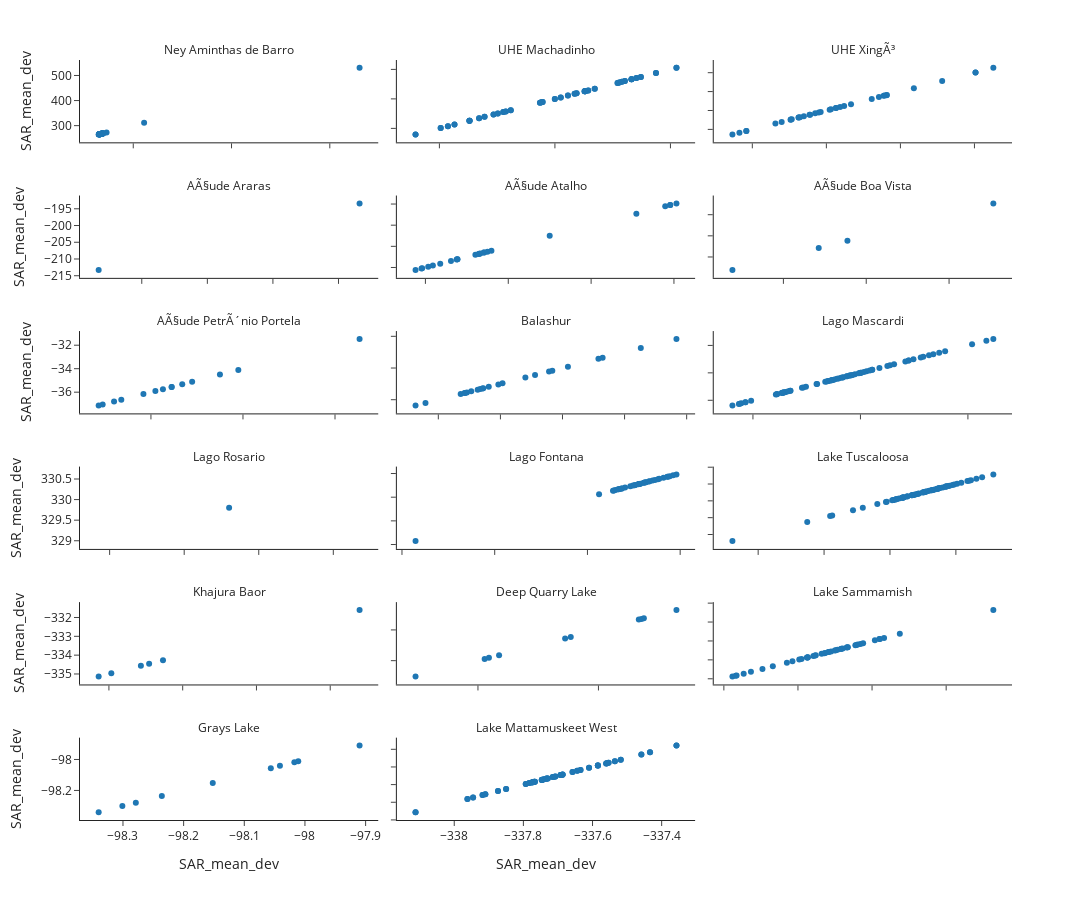

Notebook code cell kept with this figure:
### Code cell
df=df_lake_final.copy()
df['SAR_mean_dev']=df['height_k_median']-df['height_k_median'].mean()
df['LRM_mean_dev']=df['height']-df['height'].mean()
x_fd='SAR_mean_dev'
y_fd='SAR_mean_dev'
facet='lake_name_k_first'
# color='height_count'
fig = px.scatter(df, x=x_fd, y=y_fd, 
                 facet_col=facet,facet_col_wrap=3,
                 template="simple_white", width=1200, height=900)
# fig.update_traces(marker=dict(size=5,color='#661666'))
fig.update_xaxes(matches=None)
fig.update_yaxes(matches=None)

fig.for_each_annotation(lambda a: a.update(text=a.text.split("=")[-1]))
fig.show()
del df

### Figure 1 — Plotly figure (JSON) as saved in the notebook; plotly's stock layout.template omitted (floating-point values rounded to 4 significant figures)
{"data": [{"hovertemplate": "lake_name_k_first=Ney Aminthas de Barro<br>SAR_mean_dev=%{y}<extra></extra>", "legendgroup": "", "marker": {"color": "#1F77B4", "symbol": "circle"}, "mode": "markers", "name": "", "orientation": "v", "showlegend": false, "type": "scatter", "x": [269.5, 266.8, 530.3, 268.6, 267.0, 268.0, 265.4, 269.1, 266.2, 268.3, 268.2, 267.6, 268.7, 266.4, 265.6, 269.0, 266.2, 265.5, 266.1, 267.7, 267.4, 267.5, 268.2, 267.9, 265.8, 266.0, 265.5, 266.1, 266.1, 265.3, 265.4, 265.3, 265.0, 265.8, 265.7, 266.2, 266.4, 272.8, 265.2, 264.8, 265.6, 266.1, 267.9, 268.0, 268.2, 267.6, 268.2, 266.7, 265.2, 268.9, 311.1, 266.2], "xaxis": "x16", "y": [269.5, 266.8, 530.3, 268.6, 267.0, 268.0, 265.4, 269.1, 266.2, 268.3, 268.2, 267.6, 268.7, 266.4, 265.6, 269.0, 266.2, 265.5, 266.1, 267.7, 267.4, 267.5, 268.2, 267.9, 265.8, 266.0, 265.5, 266.1, 266.1, 265.3, 265.4, 265.3, 265.0, 265.8, 265.7, 266.2, 266.4, 272.8, 265.2, 264.8, 265.6, 266.1, 267.9, 268.0, 268.2, 267.6, 268.2, 266.7, 265.2, 268.9, 311.1, 266.2], "yaxis": "y16"}, {"hovertemplate": "lake_name_k_first=UHE Machadinho<br>SAR_mean_dev=%{y}<extra></extra>", "legendgroup": "", "marker": {"color": "#1F77B4", "symbol": "circle"}, "mode": "markers", "name": "", "orientation": "v", "showlegend": false, "type": "scatter", "x": [140.3, 140.3, 136.4, 136.4, 138.3, 138.3, 138.5, 138.5, 135.9, 135.9, 132.8, 132.8, 131.3, 131.3, 131.3, 131.3, 136.3, 136.3, 135.6, 135.6, 130.7, 130.7, 129.0, 129.0, 138.7, 138.7, 131.7, 131.7, 132.0, 132.0, 135.0, 135.0, 136.3, 136.3, 134.5, 134.5, 133.1, 133.1, 135.9, 135.9, 132.3, 132.3, 130.4, 130.4, 130.1, 130.1, 132.5, 132.5, 138.0, 138.0, 136.7, 136.7, 137.8, 137.8, 134.4, 134.4, 132.9, 132.9, 136.3, 136.3, 137.7, 137.7, 134.4, 134.4, 135.3, 135.3, 137.9, 137.9, 139.4, 139.4, 138.3, 138.3], "xaxis": "x17", "y": [140.3, 140.3, 136.4, 136.4, 138.3, 138.3, 138.5, 138.5, 135.9, 135.9, 132.8, 132.8, 131.3, 131.3, 131.3, 131.3, 136.3, 136.3, 135.6, 135.6, 130.7, 130.7, 129.0, 129.0, 138.7, 138.7, 131.7, 131.7, 132.0, 132.0, 135.0, 135.0, 136.3, 136.3, 134.5, 134.5, 133.1, 133.1, 135.9, 135.9, 132.3, 132.3, 130.4, 130.4, 130.1, 130.1, 132.5, 132.5, 138.0, 138.0, 136.7, 136.7, 137.8, 137.8, 134.4, 134.4, 132.9, 132.9, 136.3, 136.3, 137.7, 137.7, 134.4, 134.4, 135.3, 135.3, 137.9, 137.9, 139.4, 139.4, 138.3, 138.3], "yaxis": "y17"}, {"hovertemplate": "lake_name_k_first=UHE XingÃ³<br>SAR_mean_dev=%{y}<extra></extra>", "legendgroup": "", "marker": {"color": "#1F77B4", "symbol": "circle"}, "mode": "markers", "name": "", "orientation": "v", "showlegend": false, "type": "scatter", "x": [-200.2, -200.3, -200.3, -200.3, -199.7, -200.2, -200.4, -200.3, -200.4, -200.3, -200.0, -200.0, -200.0, -200.3, -199.8, -200.2, -200.2, -200.3, -200.0, -200.1, -200.2, -200.2, -200.5, -199.8, -200.0, -199.9, -200.1, -200.3, -200.4, -200.2, -200.3, -200.1, -200.2, -200.2, -200.2, -200.2], "xaxis": "x18", "y": [-200.2, -200.3, -200.3, -200.3, -199.7, -200.2, -200.4, -200.3, -200.4, -200.3, -200.0, -200.0, -200.0, -200.3, -199.8, -200.2, -200.2, -200.3, -200.0, -200.1, -200.2, -200.2, -200.5, -199.8, -200.0, -199.9, -200.1, -200.3, -200.4, -200.2, -200.3, -200.1, -200.2, -200.2, -200.2, -200.2], "yaxis": "y18"}, {"hovertemplate": "lake_name_k_first=AÃ§ude Araras<br>SAR_mean_dev=%{y}<extra></extra>", "legendgroup": "", "marker": {"color": "#1F77B4", "symbol": "circle"}, "mode": "markers", "name": "", "orientation": "v", "showlegend": false, "type": "scatter", "x": [-193.4, -213.3], "xaxis": "x13", "y": [-193.4, -213.3], "yaxis": "y13"}, {"hovertemplate": "lake_name_k_first=AÃ§ude Atalho<br>SAR_mean_dev=%{y}<extra></extra>", "legendgroup": "", "marker": {"color": "#1F77B4", "symbol": "circle"}, "mode": "markers", "name": "", "orientation": "v", "showlegend": false, "type": "scatter", "x": [69.8, 69.4, 71.94, 71.89, 71.92, 71.54, 70.45, 70.17, 69.76, 70.89, 73.21, 73.31, 73.55, 73.52, 73.75, 73.25, 84.78, 85.15, 84.77, 84.47, 82.73, 77.5, 73.98, 73.02], "xaxis": "x14", "y": [69.8, 69.4, 71.94, 71.89, 71.92, 71.54, 70.45, 70.17, 69.76, 70.89, 73.21, 73.31, 73.55, 73.52, 73.75, 73.25, 84.78, 85.15, 84.77, 84.47, 82.73, 77.5, 73.98, 73.02], "yaxis": "y14"}, {"hovertemplate": "lake_name_k_first=AÃ§ude Boa Vista<br>SAR_mean_dev=%{y}<extra></extra>", "legendgroup": "", "marker": {"color": "#1F77B4", "symbol": "circle"}, "mode": "markers", "name": "", "orientation": "v", "showlegend": false, "type": "scatter", "x": [93.86, 86.92, 92.13, 102.7], "xaxis": "x15", "y": [93.86, 86.92, 92.13, 102.7], "yaxis": "y15"}, {"hovertemplate": "lake_name_k_first=AÃ§ude PetrÃ´nio Portela<br>SAR_mean_dev=%{y}<extra></extra>", "legendgroup": "", "marker": {"color": "#1F77B4", "symbol": "circle"}, "mode": "markers", "name": "", "orientation": "v", "showlegend": false, "type": "scatter", "x": [-35.55, -36.16, -31.47, -36.8, -37.05, -37.14, -34.5, -34.1, -35.1, -35.32, -35.55, -35.74, -35.9, -36.64], "xaxis": "x10", "y": [-35.55, -36.16, -31.47, -36.8, -37.05, -37.14, -34.5, -34.1, -35.1, -35.32, -35.55, -35.74, -35.9, -36.64], "yaxis": "y10"}, {"hovertemplate": "lake_name_k_first=Balashur<br>SAR_mean_dev=%{y}<extra></extra>", "legendgroup": "", "marker": {"color": "#1F77B4", "symbol": "circle"}, "mode": "markers", "name": "", "orientation": "v", "showlegend": false, "type": "scatter", "x": [-333.9, -334.6, -335.2, -335.4, -335.5, -335.6, -335.3, -335.0, -334.2, -332.7, -332.2, -333.4, -334.4, -335.3, -335.5, -335.3, -335.6, -335.6, -336.4, -336.2, -335.0, -334.2, -333.4], "xaxis": "x11", "y": [-333.9, -334.6, -335.2, -335.4, -335.5, -335.6, -335.3, -335.0, -334.2, -332.7, -332.2, -333.4, -334.4, -335.3, -335.5, -335.3, -335.6, -335.6, -336.4, -336.2, -335.0, -334.2, -333.4], "yaxis": "y11"}, {"hovertemplate": "lake_name_k_first=Lago Mascardi<br>SAR_mean_dev=%{y}<extra></extra>", "legendgroup": "", "marker": {"color": "#1F77B4", "symbol": "circle"}, "mode": "markers", "name": "", "orientation": "v", "showlegend": false, "type": "scatter", "x": [465.9, 466.0, 465.9, 466.1, 466.3, 466.4, 466.6, 466.6, 466.4, 466.4, 466.2, 466.0, 466.3, 466.2, 466.5, 466.5, 466.8, 466.4, 466.7, 467.0, 466.8, 466.7, 466.1, 466.1, 466.2, 466.5, 466.4, 466.1, 466.9, 466.7, 466.4, 466.7, 467.1, 467.1, 466.6, 466.3, 466.2, 466.2, 465.9, 466.4, 466.4, 466.4, 466.6, 466.1, 466.4, 466.6, 466.9, 466.4, 466.5, 466.4, 466.1, 466.1, 466.1, 466.7, 466.5, 466.5, 466.5, 466.4, 466.8, 466.8, 466.4, 466.3, 466.2, 466.0, 465.9, 466.1, 466.5, 466.5, 466.2, 466.4, 466.5, 466.5], "xaxis": "x12", "y": [465.9, 466.0, 465.9, 466.1, 466.3, 466.4, 466.6, 466.6, 466.4, 466.4, 466.2, 466.0, 466.3, 466.2, 466.5, 466.5, 466.8, 466.4, 466.7, 467.0, 466.8, 466.7, 466.1, 466.1, 466.2, 466.5, 466.4, 466.1, 466.9, 466.7, 466.4, 466.7, 467.1, 467.1, 466.6, 466.3, 466.2, 466.2, 465.9, 466.4, 466.4, 466.4, 466.6, 466.1, 466.4, 466.6, 466.9, 466.4, 466.5, 466.4, 466.1, 466.1, 466.1, 466.7, 466.5, 466.5, 466.5, 466.4, 466.8, 466.8, 466.4, 466.3, 466.2, 466.0, 465.9, 466.1, 466.5, 466.5, 466.2, 466.4, 466.5, 466.5], "yaxis": "y12"}, {"hovertemplate": "lake_name_k_first=Lago Rosario<br>SAR_mean_dev=%{y}<extra></extra>", "legendgroup": "", "marker": {"color": "#1F77B4", "symbol": "circle"}, "mode": "markers", "name": "", "orientation": "v", "showlegend": false, "type": "scatter", "x": [329.8], "xaxis": "x7", "y": [329.8], "yaxis": "y7"}, {"hovertemplate": "lake_name_k_first=Lago Fontana<br>SAR_mean_dev=%{y}<extra></extra>", "legendgroup": "", "marker": {"color": "#1F77B4", "symbol": "circle"}, "mode": "markers", "name": "", "orientation": "v", "showlegend": false, "type": "scatter", "x": [586.9, 586.6, 586.4, 586.3, 586.3, 586.3, 586.5, 586.6, 586.3, 586.6, 586.6, 586.7, 586.8, 587.0, 586.9, 586.7, 586.5, 586.4, 584.1, 586.6, 586.9, 586.7, 586.5, 586.5, 586.6, 586.8, 586.9, 586.7, 586.6, 586.5, 586.4, 586.3, 586.1, 586.3, 586.8, 586.6], "xaxis": "x8", "y": [586.9, 586.6, 586.4, 586.3, 586.3, 586.3, 586.5, 586.6, 586.3, 586.6, 586.6, 586.7, 586.8, 587.0, 586.9, 586.7, 586.5, 586.4, 584.1, 586.6, 586.9, 586.7, 586.5, 586.5, 586.6, 586.8, 586.9, 586.7, 586.6, 586.5, 586.4, 586.3, 586.1, 586.3, 586.8, 586.6], "yaxis": "y8"}, {"hovertemplate": "lake_name_k_first=Lake Tuscaloosa<br>SAR_mean_dev=%{y}<extra></extra>", "legendgroup": "", "marker": {"color": "#1F77B4", "symbol": "circle"}, "mode": "markers", "name": "", "orientation": "v", "showlegend": false, "type": "scatter", "x": [-269.2, -269.8, -269.8, -270.0, -269.9, -269.7, -270.4, -270.6, -270.3, -269.8, -269.7, -269.9, -269.7, -270.0, -269.4, -269.8, -269.6, -269.7, -269.6, -270.0, -269.6, -270.0, -269.5, -269.7, -269.4, -269.7, -269.6, -269.9, -269.9, -269.8, -269.8, -270.1, -270.5, -269.9, -269.5, -269.7, -269.3, -269.7, -269.6, -269.6, -269.7, -269.8, -269.9, -270.0, -270.2, -269.6, -269.5, -269.5, -269.4, -269.6, -271.2, -269.7, -269.6, -269.7, -269.9, -270.0, -270.0, -269.8, -269.9, -269.8, -269.6, -269.3, -269.6, -269.9, -269.7, -270.0, -269.5, -269.8, -269.6], "xaxis": "x9", "y": [-269.2, -269.8, -269.8, -270.0, -269.9, -269.7, -270.4, -270.6, -270.3, -269.8, -269.7, -269.9, -269.7, -270.0, -269.4, -269.8, -269.6, -269.7, -269.6, -270.0, -269.6, -270.0, -269.5, -269.7, -269.4, -269.7, -269.6, -269.9, -269.9, -269.8, -269.8, -270.1, -270.5, -269.9, -269.5, -269.7, -269.3, -269.7, -269.6, -269.6, -269.7, -269.8, -269.9, -270.0, -270.2, -269.6, -269.5, -269.5, -269.4, -269.6, -271.2, -269.7, -269.6, -269.7, -269.9, -270.0, -270.0, -269.8, -269.9, -269.8, -269.6, -269.3, -269.6, -269.9, -269.7, -270.0, -269.5, -269.8, -269.6], "yaxis": "y9"}, {"hovertemplate": "lake_name_k_first=Khajura Baor<br>SAR_mean_dev=%{y}<extra></extra>", "legendgroup": "", "marker": {"color": "#1F77B4", "symbol": "circle"}, "mode": "markers", "name": "", "orientation": "v", "showlegend": false, "type": "scatter", "x": [-331.6, -334.3, -335.0, -334.6, -335.1, -334.5], "xaxis": "x4", "y": [-331.6, -334.3, -335.0, -334.6, -335.1, -334.5], "yaxis": "y4"}, {"hovertemplate": "lake_name_k_first=Deep Quarry Lake<br>SAR_mean_dev=%{y}<extra></extra>", "legendgroup": "", "marker": {"color": "#1F77B4", "symbol": "circle"}, "mode": "markers", "name": "", "orientation": "v", "showlegend": false, "type": "scatter", "x": [-114.3, -114.6, -114.3, -115.0, -114.3, -114.2, -114.9, -115.3, -114.6, -115.0], "xaxis": "x5", "y": [-114.3, -114.6, -114.3, -115.0, -114.3, -114.2, -114.9, -115.3, -114.6, -115.0], "yaxis": "y5"}, {"hovertemplate": "lake_name_k_first=Lake Sammamish<br>SAR_mean_dev=%{y}<extra></extra>", "legendgroup": "", "marker": {"color": "#1F77B4", "symbol": "circle"}, "mode": "markers", "name": "", "orientation": "v", "showlegend": false, "type": "scatter", "x": [-329.9, -329.8, -329.7, -329.8, -329.4, -329.7, -330.0, -329.7, -329.7, -329.7, -329.9, -330.2, -329.8, -329.8, -329.9, -329.6, -330.4, -329.5, -329.3, -328.7, -330.4, -329.7, -329.9, -329.6, -329.7, -330.4, -329.8, -330.1, -329.9, -329.6, -329.7, -329.4, -329.6, -329.6, -329.9, -330.2, -329.8, -329.8, -330.3, -330.0, -330.4, -330.0, -329.9, -329.5], "xaxis": "x6", "y": [-329.9, -329.8, -329.7, -329.8, -329.4, -329.7, -330.0, -329.7, -329.7, -329.7, -329.9, -330.2, -329.8, -329.8, -329.9, -329.6, -330.4, -329.5, -329.3, -328.7, -330.4, -329.7, -329.9, -329.6, -329.7, -330.4, -329.8, -330.1, -329.9, -329.6, -329.7, -329.4, -329.6, -329.6, -329.9, -330.2, -329.8, -329.8, -330.3, -330.0, -330.4, -330.0, -329.9, -329.5], "yaxis": "y6"}, {"hovertemplate": "lake_name_k_first=Grays Lake<br>SAR_mean_dev=%{y}<extra></extra>", "legendgroup": "", "marker": {"color": "#1F77B4", "symbol": "circle"}, "mode": "markers", "name": "", "orientation": "v", "showlegend": false, "type": "scatter", "x": [-98.3, -98.04, -97.91, -98.24, -98.02, -98.06, -98.28, -98.01, -98.15, -98.34], "xaxis": "x", "y": [-98.3, -98.04, -97.91, -98.24, -98.02, -98.06, -98.28, -98.01, -98.15, -98.34], "yaxis": "y"}, {"hovertemplate": "lake_name_k_first=Lake Mattamuskeet West<br>SAR_mean_dev=%{y}<extra></extra>", "legendgroup": "", "marker": {"color": "#1F77B4", "symbol": "circle"}, "mode": "markers", "name": "", "orientation": "v", "showlegend": false, "type": "scatter", "x": [-337.6, -337.6, -337.5, -337.5, -337.5, -337.5, -337.8, -337.8, -337.7, -337.7, -337.6, -337.6, -337.7, -337.7, -338.0, -338.0, -337.9, -337.9, -337.9, -337.9, -337.7, -337.7, -337.7, -337.7, -337.8, -337.8, -337.8, -337.8, -337.7, -337.7, -337.8, -337.8, -337.6, -337.6, -337.6, -337.6, -337.8, -337.8, -337.8, -337.8, -337.6, -337.6, -337.7, -337.7, -337.7, -337.7, -337.8, -337.8, -338.1, -338.1, -337.9, -337.9, -337.6, -337.6, -337.6, -337.6, -337.6, -337.6, -337.4, -337.4, -337.4, -337.4, -337.5, -337.5, -337.7, -337.7, -337.7, -337.7, -337.8, -337.8, -337.8, -337.8, -337.7, -337.7, -337.7, -337.7, -337.7, -337.7, -337.9, -337.9, -337.7, -337.7, -337.7], "xaxis": "x2", "y": [-337.6, -337.6, -337.5, -337.5, -337.5, -337.5, -337.8, -337.8, -337.7, -337.7, -337.6, -337.6, -337.7, -337.7, -338.0, -338.0, -337.9, -337.9, -337.9, -337.9, -337.7, -337.7, -337.7, -337.7, -337.8, -337.8, -337.8, -337.8, -337.7, -337.7, -337.8, -337.8, -337.6, -337.6, -337.6, -337.6, -337.8, -337.8, -337.8, -337.8, -337.6, -337.6, -337.7, -337.7, -337.7, -337.7, -337.8, -337.8, -338.1, -338.1, -337.9, -337.9, -337.6, -337.6, -337.6, -337.6, -337.6, -337.6, -337.4, -337.4, -337.4, -337.4, -337.5, -337.5, -337.7, -337.7, -337.7, -337.7, -337.8, -337.8, -337.8, -337.8, -337.7, -337.7, -337.7, -337.7, -337.7, -337.7, -337.9, -337.9, -337.7, -337.7, -337.7], "yaxis": "y2"}], "layout": {"annotations": [{"font": {}, "showarrow": false, "text": "Grays Lake", "x": 0.16, "xanchor": "center", "xref": "paper", "y": 0.1083, "yanchor": "bottom", "yref": "paper"}, {"font": {}, "showarrow": false, "text": "Lake Mattamuskeet West", "x": 0.5, "xanchor": "center", "xref": "paper", "y": 0.1083, "yanchor": "bottom", "yref": "paper"}, {"font": {}, "showarrow": false, "text": "Khajura Baor", "x": 0.16, "xanchor": "center", "xref": "paper", "y": 0.2867, "yanchor": "bottom", "yref": "paper"}, {"font": {}, "showarrow": false, "text": "Deep Quarry Lake", "x": 0.5, "xanchor": "center", "xref": "paper", "y": 0.2867, "yanchor": "bottom", "yref": "paper"}, {"font": {}, "showarrow": false, "text": "Lake Sammamish", "x": 0.84, "xanchor": "center", "xref": "paper", "y": 0.2867, "yanchor": "bottom", "yref": "paper"}, {"font": {}, "showarrow": false, "text": "Lago Rosario", "x": 0.16, "xanchor": "center", "xref": "paper", "y": 0.465, "yanchor": "bottom", "yref": "paper"}, {"font": {}, "showarrow": false, "text": "Lago Fontana", "x": 0.5, "xanchor": "center", "xref": "paper", "y": 0.465, "yanchor": "bottom", "yref": "paper"}, {"font": {}, "showarrow": false, "text": "Lake Tuscaloosa", "x": 0.84, "xanchor": "center", "xref": "paper", "y": 0.465, "yanchor": "bottom", "yref": "paper"}, {"font": {}, "showarrow": false, "text": "AÃ§ude PetrÃ´nio Portela", "x": 0.16, "xanchor": "center", "xref": "paper", "y": 0.6433, "yanchor": "bottom", "yref": "paper"}, {"font": {}, "showarrow": false, "text": "Balashur", "x": 0.5, "xanchor": "center", "xref": "paper", "y": 0.6433, "yanchor": "bottom", "yref": "paper"}, {"font": {}, "showarrow": false, "text": "Lago Mascardi", "x": 0.84, "xanchor": "center", "xref": "paper", "y": 0.6433, "yanchor": "bottom", "yref": "paper"}, {"font": {}, "showarrow": false, "text": "AÃ§ude Araras", "x": 0.16, "xanchor": "center", "xref": "paper", "y": 0.8217, "yanchor": "bottom", "yref": "paper"}, {"font": {}, "showarrow": false, "text": "AÃ§ude Atalho", "x": 0.5, "xanchor": "center", "xref": "paper", "y": 0.8217, "yanchor": "bottom", "yref": "paper"}, {"font": {}, "showarrow": false, "text": "AÃ§ude Boa Vista", "x": 0.84, "xanchor": "center", "xref": "paper", "y": 0.8217, "yanchor": "bottom", "yref": "paper"}, {"font": {}, "showarrow": false, "text": "Ney Aminthas de Barro", "x": 0.16, "xanchor": "center", "xref": "paper", "y": 1.0, "yanchor": "bottom", "yref": "paper"}, {"font": {}, "showarrow": false, "text": "UHE Machadinho", "x": 0.5, "xanchor": "center", "xref": "paper", "y": 1.0, "yanchor": "bottom", "yref": "paper"}, {"font": {}, "showarrow": false, "text": "UHE XingÃ³", "x": 0.84, "xanchor": "center", "xref": "paper", "y": 1.0, "yanchor": "bottom", "yref": "paper"}], "height": 900, "legend": {"tracegroupgap": 0}, "margin": {"t": 60}, "width": 1200, "xaxis": {"anchor": "y", "autorange": true, "domain": [0, 0.32], "range": [-98.37, -97.88], "title": {"text": "SAR_mean_dev"}, "type": "linear"}, "xaxis10": {"anchor": "y10", "autorange": true, "domain": [0, 0.32], "range": [-37.53, -31.07], "showticklabels": false, "type": "linear"}, "xaxis11": {"anchor": "y11", "autorange": true, "domain": [0.34, 0.66], "range": [-336.7, -331.9], "showticklabels": false, "type": "linear"}, "xaxis12": {"anchor": "y12", "autorange": true, "domain": [0.68, 1.0], "range": [465.8, 467.2], "showticklabels": false, "type": "linear"}, "xaxis13": {"anchor": "y13", "autorange": true, "domain": [0, 0.32], "range": [-214.7, -192.0], "showticklabels": false, "type": "linear"}, "xaxis14": {"anchor": "y14", "autorange": true, "domain": [0.34, 0.66], "range": [68.3, 86.25], "showticklabels": false, "type": "linear"}, "xaxis15": {"anchor": "y15", "autorange": true, "domain": [0.68, 1.0], "range": [85.82, 103.8], "showticklabels": false, "type": "linear"}, "xaxis16": {"anchor": "y16", "autorange": true, "domain": [0, 0.32], "range": [246.3, 548.8], "showticklabels": false, "type": "linear"}, "xaxis17": {"anchor": "y17", "autorange": true, "domain": [0.34, 0.66], "range": [128.2, 141.0], "showticklabels": false, "type": "linear"}, "xaxis18": {"anchor": "y18", "autorange": true, "domain": [0.68, 1.0], "range": [-200.5, -199.7], "showticklabels": false, "type": "linear"}, "xaxis2": {"anchor": "y2", "autorange": true, "domain": [0.34, 0.66], "range": [-338.2, -337.3], "title": {"text": "SAR_mean_dev"}, "type": "linear"}, "xaxis3": {"anchor": "y3", "domain": [0.68, 1.0], "title": {"text": "SAR_mean_dev"}}, "xaxis4": {"anchor": "y4", "autorange": true, "domain": [0, 0.32], "range": [-335.4, -331.4], "showticklabels": false, "type": "linear"}, "xaxis5": {"anchor": "y5", "autorange": true, "domain": [0.34, 0.66], "range": [-115.3, -114.1], "showticklabels": false, "type": "linear"}, "xaxis6": {"anchor": "y6", "autorange": true, "domain": [0.68, 1.0], "range": [-330.6, -328.6], "showticklabels": false, "type": "linear"}, "xaxis7": {"anchor": "y7", "autorange": true, "domain": [0, 0.32], "range": [328.8, 330.8], "showticklabels": false, "type": "linear"}, "xaxis8": {"anchor": "y8", "autorange": true, "domain": [0.34, 0.66], "range": [583.9, 587.2], "showticklabels": false, "type": "linear"}, "xaxis9": {"anchor": "y9", "autorange": true, "domain": [0.68, 1.0], "range": [-271.3, -269.1], "showticklabels": false, "type": "linear"}, "yaxis": {"anchor": "x", "autorange": true, "domain": [0, 0.1083], "range": [-98.39, -97.86], "title": {"text": "SAR_mean_dev"}, "type": "linear"}, "yaxis10": {"anchor": "x10", "autorange": true, "domain": [0.535, 0.6433], "range": [-37.81, -30.8], "title": {"text": "SAR_mean_dev"}, "type": "linear"}, "yaxis11": {"anchor": "x11", "autorange": true, "domain": [0.535, 0.6433], "range": [-336.9, -331.7], "showticklabels": false, "type": "linear"}, "yaxis12": {"anchor": "x12", "autorange": true, "domain": [0.535, 0.6433], "range": [465.8, 467.3], "showticklabels": false, "type": "linear"}, "yaxis13": {"anchor": "x13", "autorange": true, "domain": [0.7133, 0.8217], "range": [-215.6, -191.0], "title": {"text": "SAR_mean_dev"}, "type": "linear"}, "yaxis14": {"anchor": "x14", "autorange": true, "domain": [0.7133, 0.8217], "range": [67.54, 87.01], "showticklabels": false, "type": "linear"}, "yaxis15": {"anchor": "x15", "autorange": true, "domain": [0.7133, 0.8217], "range": [85.06, 104.5], "showticklabels": false, "type": "linear"}, "yaxis16": {"anchor": "x16", "autorange": true, "domain": [0.8917, 1.0], "range": [233.4, 561.7], "title": {"text": "SAR_mean_dev"}, "type": "linear"}, "yaxis17": {"anchor": "x17", "autorange": true, "domain": [0.8917, 1.0], "range": [127.6, 141.6], "showticklabels": false, "type": "linear"}, "yaxis18": {"anchor": "x18", "autorange": true, "domain": [0.8917, 1.0], "range": [-200.5, -199.7], "showticklabels": false, "type": "linear"}, "yaxis2": {"anchor": "x2", "autorange": true, "domain": [0, 0.1083], "range": [-338.2, -337.3], "showticklabels": false, "type": "linear"}, "yaxis3": {"anchor": "x3", "domain": [0, 0.1083], "showticklabels": false}, "yaxis4": {"anchor": "x4", "autorange": true, "domain": [0.1783, 0.2867], "range": [-335.6, -331.2], "title": {"text": "SAR_mean_dev"}, "type": "linear"}, "yaxis5": {"anchor": "x5", "autorange": true, "domain": [0.1783, 0.2867], "range": [-115.4, -114.0], "showticklabels": false, "type": "linear"}, "yaxis6": {"anchor": "x6", "autorange": true, "domain": [0.1783, 0.2867], "range": [-330.7, -328.5], "showticklabels": false, "type": "linear"}, "yaxis7": {"anchor": "x7", "autorange": true, "domain": [0.3567, 0.465], "range": [328.8, 330.8], "title": {"text": "SAR_mean_dev"}, "type": "linear"}, "yaxis8": {"anchor": "x8", "autorange": true, "domain": [0.3567, 0.465], "range": [583.8, 587.3], "showticklabels": false, "type": "linear"}, "yaxis9": {"anchor": "x9", "autorange": true, "domain": [0.3567, 0.465], "range": [-271.4, -269.0], "showticklabels": false, "type": "linear"}}}
